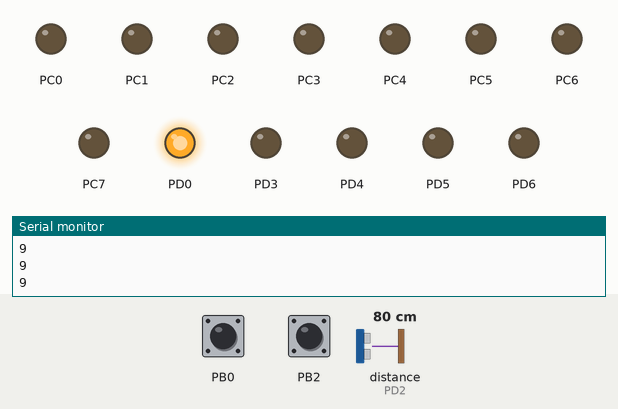
A program run on a simulated ATmega8, built with avr-gcc and emulated at 1 MHz. On the bench: output pins drawn as LEDs (lit = HIGH), the last lines printed to the serial monitor. Wiring (inferred from the names in the program): ultrasonic range finder: trigger PD7; echo PD2. The test bench sets the inputs (shaded band); at power-on: PB0 HIGH, distance to the obstacle (sensor on PD2) 80 cm, PB2 HIGH. The echo pulse lasts 58.3 µs per cm; pins used as bus, display or sensor lines are not drawn.

Above: at 1.2 s.
1.3 s: PB0 pulled LOW for 0.15 s
At 2.7 s:
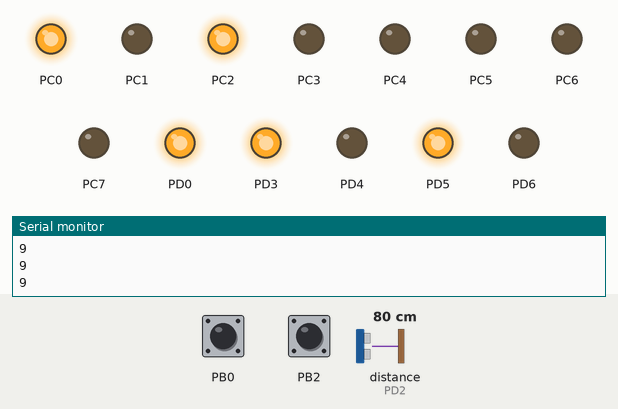
3.0 s: distance to the obstacle (sensor on PD2) set to 5 cm
4.5 s: distance to the obstacle (sensor on PD2) set to 2 cm
At 5.8 s:
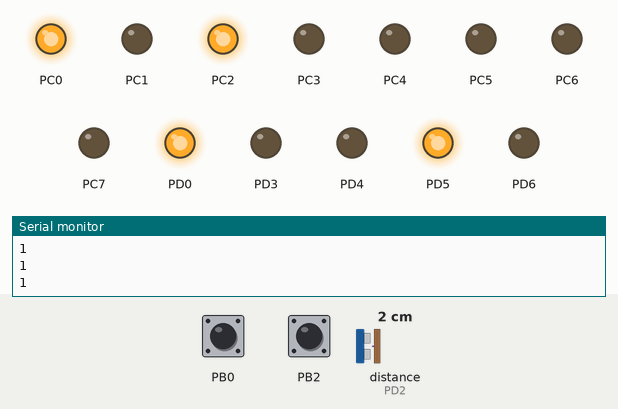
6.1 s: distance to the obstacle (sensor on PD2) set to 4 cm
At 7.5 s:
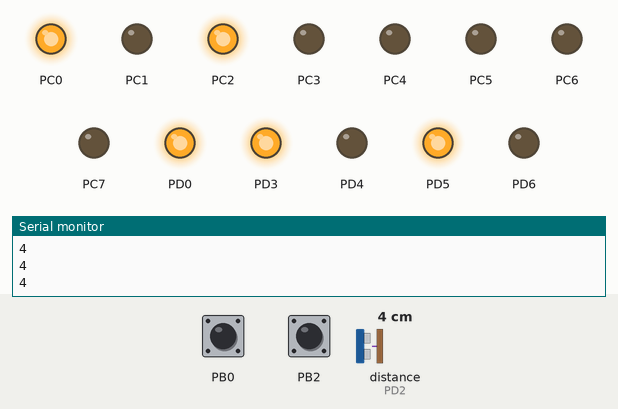
7.8 s: PB0 pulled LOW for 1 s
At 9.1 s:
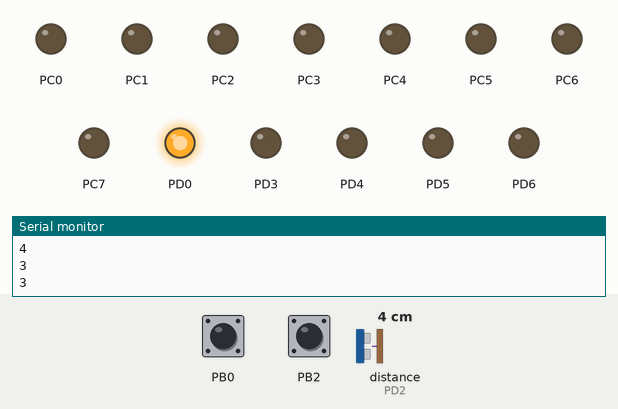
Timing chart, 0 to 10.8 s (numbered marks = the images above; inputs shaded):
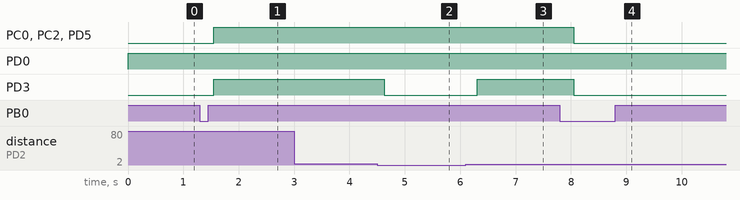

The program:

main.c
```c
/*
 * Project_Robot_V2.c
 *ìèíè ðîáîò ïûëåñîñ
 * Created: 10.11.2016 15:10:22
 * Author : Ëåïîòåíêî Àëåêñàíäð Ñåðãååâè÷
 */

 #include "Main.h"

 void PORT_init(void)//èíèöèàëèçàöèÿ ïîðòîâ ââîäà/âûâîäà
 {
 DDRB|=(1<<PB4);
 DDRB|=(1<<PB5);

 PORTB&=~(1<<PB4);
 PORTB&=~(1<<PB5);

 DDRB|=(1<<PB1);
 PORTB&=~(1<<PB1);

 DDRB&=(1<<PB2);
 PORTB|=(1<<PB2);


 DDRB&=~(1<<PB0);
 PORTB|=(1<<PB0);

 DDRD|=(1<<PD0);
 DDRD|=(1<<PD1);

 DDRD|=(1<<PD3);
 DDRD|=(1<<PD4);
 DDRD|=(1<<PD5);
 DDRD|=(1<<PD6);


 PORTD|=(1<<PD0);

 PORTD&=~(1<<PD3);
 PORTD&=~(1<<PD4);
 PORTD&=~(1<<PD5);
 PORTD&=~(1<<PD6);


 DDRC=0xFF;
 PORTC=0x00;
 }


 void HC_SR04_init(void)//èíèöèàëèçàöèÿ ÓÇ-äàò÷èêà
 {
	 Trig_DDr|=1<<Trig_N;
	 Trig_Port&=~(1<<Trig_N);


	 Echo_ddr&=~(1<<Echo_N);
	 Echo_Port&=~(1<<Echo_N);


 }


 void HC_SR04_Send_strob(void) // ôóíêöèÿ ïîñûëêè ñòðîáèðóþùåãî èìïóëüñà
 {
	 Trig_Port|=(1<<Trig_N);
	 _delay_us(20);
	 Trig_Port&=~(1<<Trig_N);

 }

 void init_interupt(void)//èíèöèàëèçàöèÿ ïðåðûâàíèÿ ìèêðîêîíòðîëëåðà
 {
	 MCUCR|=(1<<ISC00);
	 GICR|=(1<<INT0);


 }
 //àâòîçàìåíà äëÿ óäîáñòâà ïîëüçîâàíèÿ
 #define  Start 1
 #define  Stop 0

 unsigned int timer_Start_stop(char flag)//Ôóíêöèÿ çàïóñêà/îñòàíîâêè òàéìåðà/ñ÷åò÷èêà
 {
	 unsigned int rez;

	 if (flag)
	 {
		 TCNT1H=0;
		 TCNT1L=0;
		 TCCR1B|=(1<<CS11);
	 }
	 else{
		 TCCR1B&=~(1<<CS11);
		 rez=TCNT1H;
		 rez<<=8;
		 rez|=TCNT1L;


		 return rez;

	 }


 }

 unsigned int HC_SR04_Convert_CM(unsigned int N_t)//Ïðåîáðàçîâàíèÿ ïðèõîäÿùåãî èìïóëüñà â ÷èñëî
 {
	 unsigned long int c;
	 c=N_t*8;
	 c/=58;
	 c+=1;

	 return (unsigned int)c;

 }
 unsigned int N_tack=0;

 ISR(INT0_vect) //ïðåðûâàíèÿ ïî âíåøíåìó ïðåðûâàíèþ
 {
	 if (Echo_Pin&(1<<Echo_N))//çàïóñê è îñòàíîâêà ïîäñ÷åòà âðåìåíè
	 {
		 timer_Start_stop(Start);
	 }
	 else
	 {
		 N_tack=timer_Start_stop(Stop);
	 }

 }

 unsigned int HC_SRC4_get_CM(void)//ïîëó÷åíèå äàííûõ î ðàññòîÿíèè
 {
	 HC_SR04_Send_strob();
	 _delay_ms(100);
	 return ( char)HC_SR04_Convert_CM(N_tack);

 }


 void Timer_init(void)//èíèöèàëèçàöèÿ òàéìåðà äëÿ ØÈÌ
 {

 TCCR2|=(1<<WGM20)|(WGM21);
 TCCR2|=(1<<COM21);
 TCCR2|=(1<<CS21);
 OCR2=1;


 }

int main(void)
{
  char Buuf[100];//áóôôåð äëÿ USART
  char flag_work=0;//ôëàã ðàáîòû óñòðîéñòâà
   char rasst=0;//ïåðåìåííàÿ â êîòîðóþ ïîìåùÿåì çíà÷åíèÿ îò äàò÷èêà
   PORT_init();//îáúÿâëåíèå ôóíêöèè èíèöèàëèçàöèè ïîðòîâ ââîäà/âûâîäà
   HC_SR04_init();//îáúÿâëåíèå ôóíêöèè èíèöèàëèçàöèè óç-äàò÷èêà
    init_interupt();//îáúÿâëåíèå èíèöèàëèçàöèè ïðåðûâàíèé
	sei();//ðàçðåøåíèå ãëîáàëüíûõ ïðåðûâàíèé
   USART_Init(UBRR_VAL);//îáúÿâëåíèå ôóíêöèè èíèöèàëèçàöèè èíòåðôåéñà USART
   Timer_init();//îáúÿâëåíèå ôóíêöèè ðàáîòû òàéìåðà


    USART_Transmit('c');//âûâîä äàííûõ íà òåðìèíàë
    USART_Transmit('o');//âûâîä äàííûõ íà òåðìèíàë
    USART_Transmit('n');//âûâîä äàííûõ íà òåðìèíàë
    USART_Transmit('n');//âûâîä äàííûõ íà òåðìèíàë
    USART_Transmit('e');//âûâîä äàííûõ íà òåðìèíàë
    USART_Transmit('k');//âûâîä äàííûõ íà òåðìèíàë
    USART_Transmit('t');//âûâîä äàííûõ íà òåðìèíàë
    USART_Transmit(0x0d);
    USART_Transmit(0x0a);
	    while (1)
    {

	rasst=HC_SRC4_get_CM();//ïðèñâàèâàåì çíà÷åíèå ïåðåìåííîé

 	sprintf (Buuf , "%u " , rasst-1);//ïåðåäàåì çíà÷åíèå íà òåðìèíàë
 	Transmit_string(Buuf);//ïåðåäàåì çíà÷åíèå íà òåðìèíàë
 	USART_Transmit(0x0d);
 	USART_Transmit(0x0a);

	if (!(PINB&(1<<0)))//âêëþ÷åíà ëè êíîïêà çàïóñêà
	{
	_delay_ms(200);


		flag_work+=1;//óñòàíàâëèâàåì ôëàã ðàáîòû
	}


	if (flag_work==1)//ïðîâåðêà óñëîâèÿ ôëàãà ðàáîòû
			{
			PORTB|=(1<<PB4);
			PORTB|=(1<<PB5);
	PORTB|=(1<<PB1);//âêëþ÷àåì øåòêè è òóðáèíó
	PORTC|=(1<<PC0);//âêëþ÷àåì øåòêè è òóðáèíó
	PORTC|=(1<<PC2);//âêëþ÷àåì øåòêè è òóðáèíó
	if (!(PINB&(1<<PB2)))//ñðàáîòàë ïåðåäíèé äàò÷èê
	{
		_delay_ms(100);
		PORTB&=~(1<<PB4);
		PORTD&=~(1<<PD3);
		OCR2=250;
		_delay_ms(100);
	}else{
	PORTD|=(1<<PD3);
	PORTD|=(1<<PD5);

	OCR2=130;//óñòàíàâëèâàåì çíà÷åíèå øèì äëÿ ïåðåìåùåíèÿ

	}
			}
	else{//åñëè ôëàã íå ðàâåí åäèíèöå

	PORTD&=~(1<<PD3);
	PORTD&=~(1<<PD5);
	PORTB&=~(1<<PB1);
	OCR2=15;

	PORTB&=~(1<<PB1);//âêëþ÷àåì øåòêè è òóðáèíó
	PORTC&=~(1<<PC0);//âêëþ÷àåì øåòêè è òóðáèíó
	PORTC&=~(1<<PC2);//âêëþ÷àåì øåòêè è òóðáèíó

	}

	if (rasst<5)// åñëè ðàññòîÿíèå äî ïðåïÿòñòâèÿ ìåíüøå 5 ñì ïîâàðà÷èâàåì â ëåâóþ ñòîðîíó
	{
		for (int i=0;i<10000;i++)
		{
		PORTD&=~(1<<PD3);
		PORTB&=~(1<<PB4);
		PORTB|=(1<<PB5);
		}


	}


    }
}
```

Main.h
```c
#ifndef MAIN_H_
#define MAIN_H_
#define  F_CPU 1000000UL
#include <avr/io.h>
#include <avr/interrupt.h>
#include <util/delay.h>
#include <stdio.h>
#include <stdlib.h>

#define BAUD    2400
#define UBRR_VAL    F_CPU/16/BAUD-1

//Îïðåäåëåíèå íîæêè Echo
#define Echo_Port PORTD
#define Echo_ddr DDRD
#define  Echo_Pin PIND
#define Echo_N 2

//Îïðåäåëÿåì íîæêó Trig
#define Trig_Port PORTD
#define Trig_DDr DDRD
#define Trig_Pin PIND
#define Trig_N 7


#include "UART.h"


#endif /* MAIN_H_ */
```

UART.c
```c
#include "UART.h"

void USART_Init( unsigned int ubrr)//Èíèöèàëèçàöèÿ ìîäóëÿ USART
{
	//Çàäàäèì ñêîðîñòü ðàáîòû USART 115200
	UBRRH = (unsigned char)(ubrr>>8);
	UBRRL = (unsigned char)ubrr;

	UCSRA = 0X00;
	UCSRB|=(1<<TXEN);// Ðàçðåøåíèå ðàáîòû ïðèåìíèêà
	// Óñòàíîâêà ôîðìàòà ïîñûëêè: 8 áèò äàííûõ, 1 ñòîï-áèò
	UCSRC =(1<<URSEL)|(1<<UCSZ1)|(1<<UCSZ0);// Îáðàùàåìñÿ èìåííî ê ðåãèñòðó UCSRC (URSEL=1),
	//àññèíõðîííûé ðåæèì (UMSEL=0), áåç êîíòðîëÿ ÷åòíîñòè (UPM1=0 è UPM0=0),
	//1 ñòîï-áèò (USBS=0), 8-áèò ïîñûëêà (UCSZ1=1 è UCSZ0=1)
}

void USART_Transmit( unsigned char data ) //Ôóíêöèÿ îòïðàâêè äàííûõ
{

	while ( !(UCSRA&(1<<UDRE)));
	UDR = data; //Íà÷àëî ïåðåäà÷è äàííûõ

}

 void Transmit_string( char s[])
 {
 char k;
 for (k=0;s[k]!=0;k++)
 {
 	UDR =s[k];
 	while ( !(UCSRA&(1<<UDRE)));//æäåì îêîí÷àíèÿ ïåðåäà÷è

 }


 }
```

UART.h
```c
/*
 * UART.h
 *
 * Created: 10.11.2016 15:16:37
 *  Author: DANTE_L_LEVI
 */


#ifndef UART_H_
#define UART_H_

#include "Main.h"


void USART_Init( unsigned int ubrr);
void USART_Transmit( unsigned char data );
void Transmit_string( char s[]);


#endif /* UART_H_ */
```

Measured:
- the behaviour switches between 4 and 3 cm on distance to the obstacle (sensor on PD2) (found by bisection; images 1 and 2)
- after the input at 1.3 s, PC0, PC2, PD3, PD5: LOW → HIGH after 0.25 s
- after the input at 4.5 s, PD3: HIGH → LOW after 0.13 s
- after the input at 6.1 s, PD3: LOW → HIGH after 0.21 s
- after the input at 7.8 s, PC0, PC2, PD3, PD5: HIGH → LOW after 0.25 s
